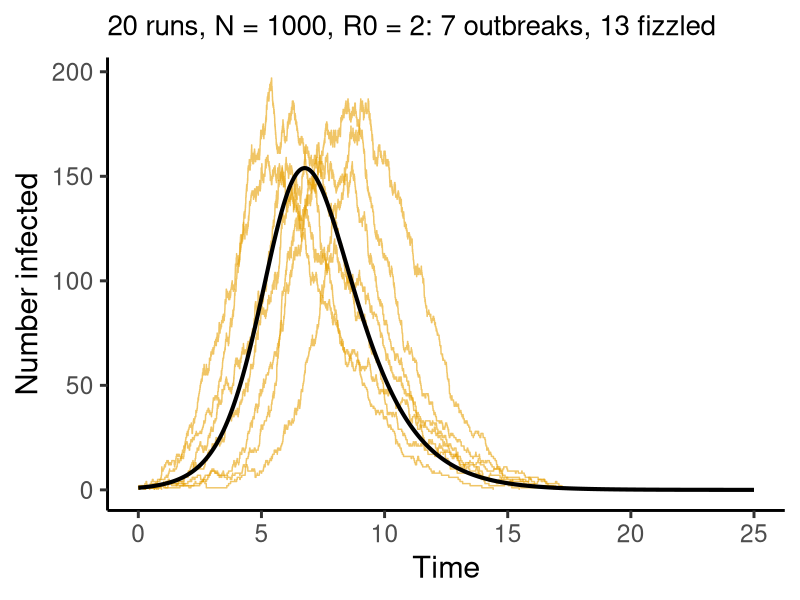
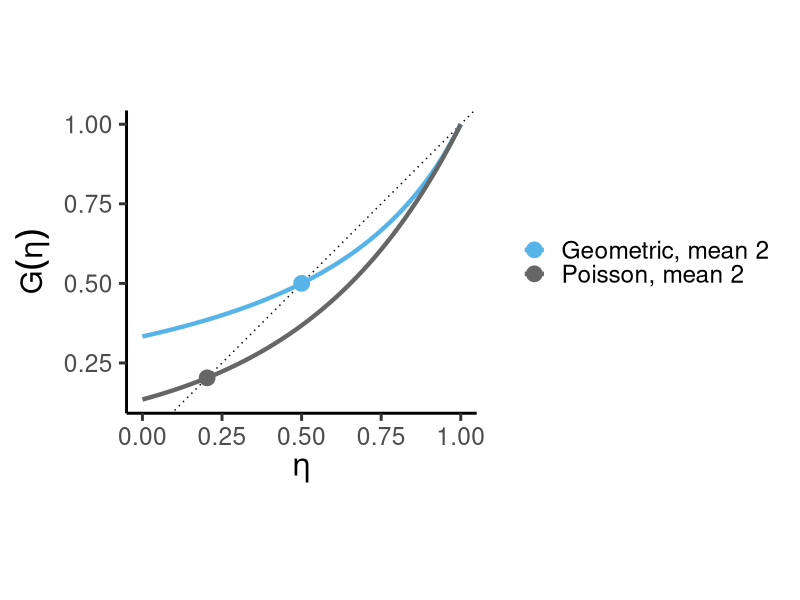
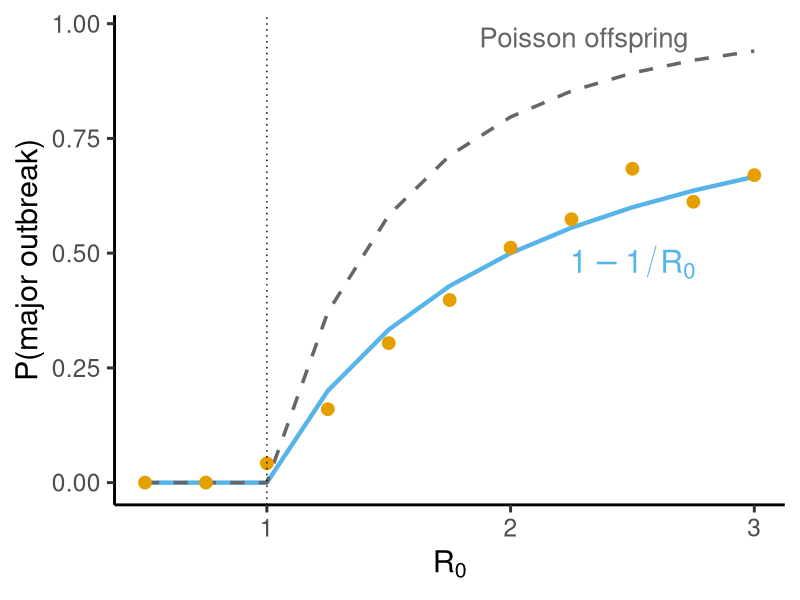
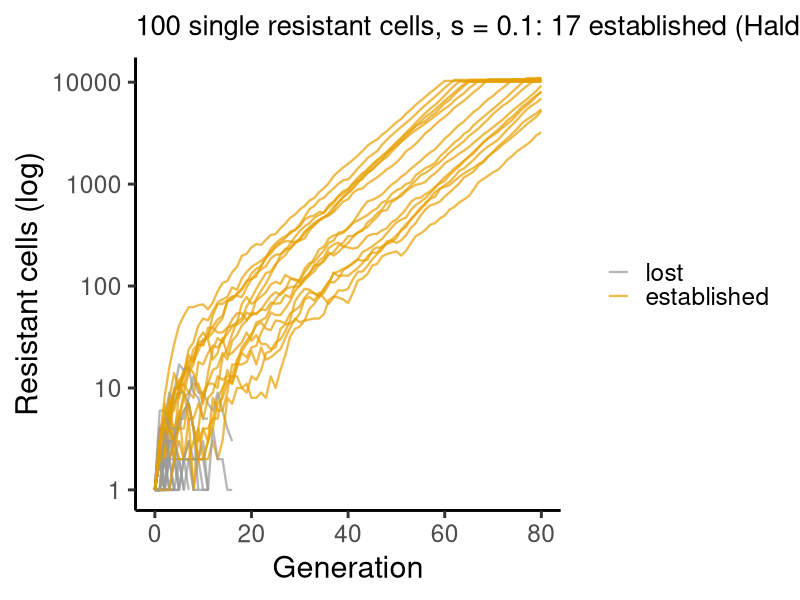
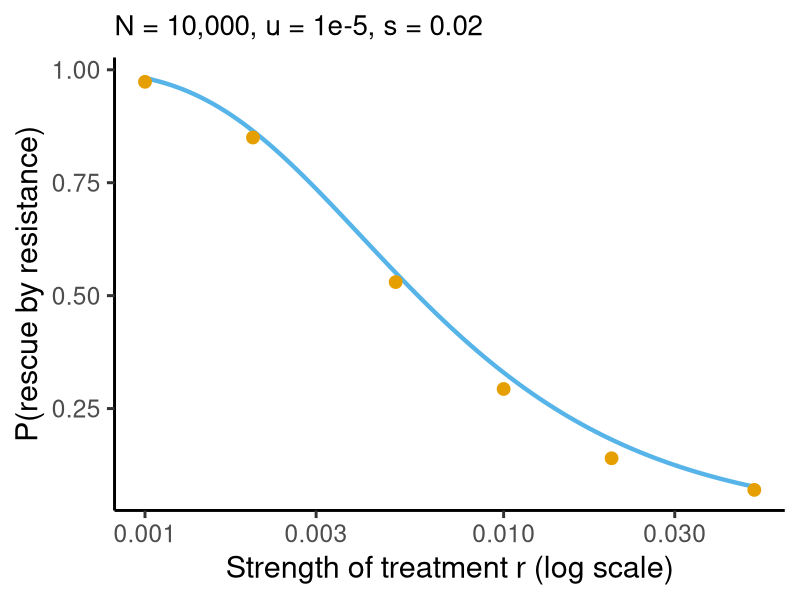
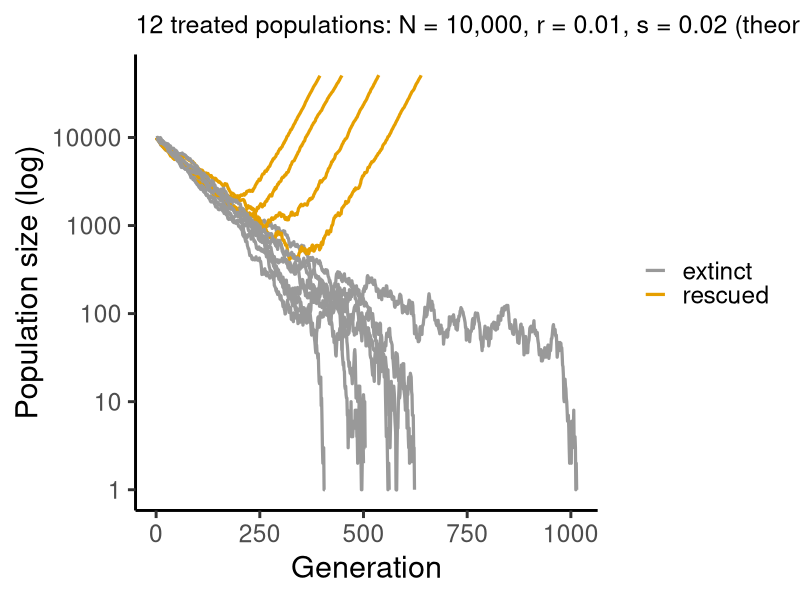

Here is the R script that generated these plots, in order:
## ---- chunk 1
#| label: setup
library(deSolve)
library(ggplot2)
theme_set(theme_classic(base_size = 22))
col_sim <- "#E69F00"; col_th <- "#56B4E9"; col_grey <- "grey40"
set.seed(1)
## ---- chunk 2
#| label: runs
#| fig-width: 11
#| fig-height: 5.3
gillespie_sir <- function(N, beta, gamma, I0 = 1) {
  S <- N - I0; I <- I0; t <- 0
  rec <- matrix(NA_real_, 2 * N + 1, 2); k <- 1; rec[k, ] <- c(t, I)
  while (I > 0) {
    a_inf <- beta * S * I / N; a_rec <- gamma * I
    t <- t + rexp(1, a_inf + a_rec)
    if (runif(1) < a_inf / (a_inf + a_rec)) { S <- S - 1; I <- I + 1 } else I <- I - 1
    k <- k + 1; rec[k, ] <- c(t, I)
  }
  data.frame(time = rec[1:k, 1], I = rec[1:k, 2])
}
N <- 1000; R0 <- 2
runs <- do.call(rbind, lapply(1:20, function(i) cbind(gillespie_sir(N, R0, 1), run = i)))
sir_ode <- function(t, x, p) with(as.list(c(x, p)),
  list(c(-beta * S * I, beta * S * I - gamma * I, gamma * I)))
ode_out <- as.data.frame(ode(c(S = 1 - 1/N, I = 1/N, R = 0), seq(0, 25, 0.05),
                             sir_ode, c(beta = R0, gamma = 1)))
n_out <- sum(tapply(runs$I, runs$run, max) > 50)
ggplot(runs, aes(time, I, group = run)) +
  geom_step(colour = col_sim, alpha = 0.6) +
  geom_line(data = ode_out, aes(time, I * N), inherit.aes = FALSE, linewidth = 1.4) +
  labs(x = "Time", y = "Number infected",
       title = sprintf("20 runs, N = 1000, R0 = 2: %d outbreaks, %d fizzled", n_out, 20 - n_out)) +
  theme(plot.title = element_text(size = 20))
## ---- chunk 3
#| label: pgf
#| fig-width: 11
#| fig-height: 5.3
eta <- seq(0, 1, length.out = 300); m <- 2
pgf <- rbind(data.frame(eta, G = exp(m * (eta - 1)), dist = "Poisson, mean 2"),
             data.frame(eta, G = 1 / (1 + m * (1 - eta)), dist = "Geometric, mean 2"))
eta_p <- uniroot(function(e) e - exp(m * (e - 1)), c(0, 1 - 1e-6))$root
fix <- data.frame(eta = c(eta_p, 1 / m), dist = c("Poisson, mean 2", "Geometric, mean 2"))
ggplot(pgf, aes(eta, G, colour = dist)) +
  geom_abline(slope = 1, intercept = 0, linetype = "dotted") +
  geom_line(linewidth = 1.5) +
  geom_point(data = fix, aes(eta, eta), size = 5) +
  scale_colour_manual(values = c(col_th, col_grey)) +
  coord_equal() +
  labs(x = expression(eta), y = expression(G(eta)), colour = NULL) +
  theme(legend.position = "right")
## ---- chunk 4
#| label: takeoff
#| fig-width: 11
#| fig-height: 5.3
takeoff <- function(N, R0, threshold = 0.1 * N) {
  S <- N - 1; I <- 1
  while (I > 0 && (N - S) < threshold) {
    a_inf <- R0 * S * I / N
    if (runif(1) < a_inf / (a_inf + I)) { S <- S - 1; I <- I + 1 } else I <- I - 1
  }
  I > 0
}
R0_vec <- seq(0.5, 3, by = 0.25)
p_sim <- sapply(R0_vec, function(R0) mean(replicate(500, takeoff(1000, R0))))
p_poi <- sapply(R0_vec, function(R0) if (R0 <= 1) 0 else
  1 - uniroot(function(e) e - exp(R0 * (e - 1)), c(0, 1 - 1e-6))$root)
df <- data.frame(R0 = R0_vec, sim = p_sim, geo = pmax(0, 1 - 1 / R0_vec), poi = p_poi)
ggplot(df, aes(R0)) +
  geom_line(aes(y = geo), linewidth = 1.5, colour = col_th) +
  geom_line(aes(y = poi), linewidth = 1.2, linetype = "dashed", colour = col_grey) +
  geom_point(aes(y = sim), size = 4, colour = col_sim) +
  geom_vline(xintercept = 1, linetype = "dotted") +
  annotate("text", x = 2.3, y = 0.97, label = "Poisson offspring", colour = col_grey, size = 7) +
  annotate("text", x = 2.5, y = 0.48, label = "1 - 1/R[0]", parse = TRUE, colour = col_th, size = 8) +
  labs(x = expression(R[0]), y = "P(major outbreak)")
## ---- chunk 5
#| label: lineages
#| fig-width: 11
#| fig-height: 5.3
set.seed(7)
s <- 0.1; gens <- 80; n_lin <- 100
p_exact <- 1 - uniroot(function(e) e - exp((1 + s) * (e - 1)), c(0, 1 - 1e-6))$root
lin <- do.call(rbind, lapply(1:n_lin, function(i) {
  n <- numeric(gens + 1); n[1] <- 1
  for (g in 1:gens) n[g + 1] <- if (n[g] == 0 || n[g] > 1e4) n[g] else rpois(1, n[g] * (1 + s))
  data.frame(gen = 0:gens, n = n, run = i, survived = n[gens + 1] > 0)
}))
n_surv <- sum(tapply(lin$survived, lin$run, any))
lin <- subset(lin, n > 0)
ggplot(lin, aes(gen, n, group = run, colour = survived)) +
  geom_line(linewidth = 0.8, alpha = 0.7) +
  scale_y_log10() +
  scale_colour_manual(values = c(`TRUE` = col_sim, `FALSE` = "grey60"),
                      labels = c(`TRUE` = "established", `FALSE` = "lost")) +
  labs(x = "Generation", y = "Resistant cells (log)", colour = NULL,
       title = sprintf("%d single resistant cells, s = 0.1: %d established (Haldane: %.0f)",
                       n_lin, n_surv, n_lin * p_exact)) +
  theme(plot.title = element_text(size = 20))
## ---- chunk 6
#| label: rescue
#| fig-width: 11
#| fig-height: 5.3
rescue <- function(N, r, s, u, max_gen = 20000, threshold = 2 / s) {
  wt <- N; mut <- 0
  for (g in 1:max_gen) {
    wt <- rpois(1, wt * (1 - r)); mut <- rpois(1, mut * (1 + s))
    new <- rbinom(1, wt, u); wt <- wt - new; mut <- mut + new
    if (wt == 0 && mut == 0) return(0)
    if (mut > threshold) return(1)
  }
  NA
}
Nr <- 1e4; u <- 1e-5; sr <- 0.02
r_vec <- c(0.001, 0.002, 0.005, 0.01, 0.02, 0.05)
p_resc <- sapply(r_vec, function(r) mean(replicate(300, rescue(Nr, r, sr, u)), na.rm = TRUE))
r_fine <- 10^seq(-3, log10(0.05), length.out = 100)
ggplot() +
  geom_line(aes(r_fine, 1 - exp(-2 * Nr * u * sr / r_fine)), linewidth = 1.5, colour = col_th) +
  geom_point(aes(r_vec, p_resc), size = 4, colour = col_sim) +
  scale_x_log10() +
  labs(x = "Strength of treatment r (log scale)", y = "P(rescue by resistance)",
       title = "N = 10,000, u = 1e-5, s = 0.02") +
  theme(plot.title = element_text(size = 20))
## ---- chunk 7
#| label: ucurve
#| fig-width: 11
#| fig-height: 5.2
set.seed(11)
traj <- function(N, r, s, u, max_gen = 1500) {
  wt <- N; mut <- 0; tot <- numeric(max_gen)
  for (g in 1:max_gen) {
    wt <- rpois(1, wt * (1 - r)); mut <- rpois(1, mut * (1 + s))
    new <- rbinom(1, wt, u); wt <- wt - new; mut <- mut + new
    tot[g] <- wt + mut
    if (wt + mut == 0 || mut > 5 * N) { tot <- tot[1:g]; break }
  }
  data.frame(gen = seq_along(tot), N = tot)
}
runs <- do.call(rbind, lapply(1:12, function(i) {
  d <- traj(1e4, 0.01, 0.02, 1e-5); d$run <- i; d$rescued <- tail(d$N, 1) > 0; d
}))
runs <- subset(runs, N > 0)
ggplot(runs, aes(gen, N, group = run, colour = rescued)) +
  geom_line(linewidth = 1.1) +
  scale_y_log10() +
  scale_colour_manual(values = c(`TRUE` = col_sim, `FALSE` = "grey60"),
                      labels = c(`TRUE` = "rescued", `FALSE` = "extinct")) +
  labs(x = "Generation", y = "Population size (log)", colour = NULL,
       title = sprintf("12 treated populations: N = 10,000, r = 0.01, s = 0.02 (theory: %.0f%% rescued)",
                       100 * (1 - exp(-2 * 1e4 * 1e-5 * 0.02 / 0.01)))) +
  theme(plot.title = element_text(size = 18))
